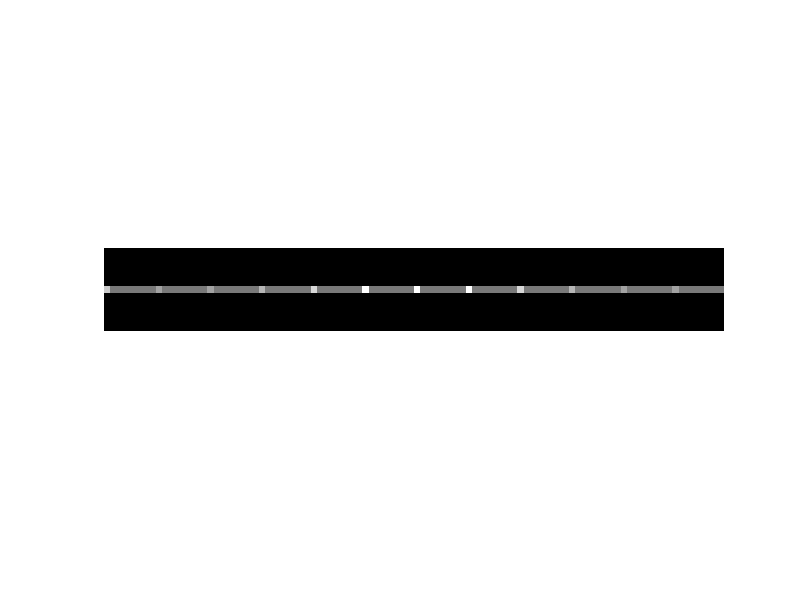

This figure's MATLAB source:
function [ PSF ] = cpsf( )
%CPSF Generate custom PSF for the DIDSON
%   "The DIDSON has 12 active channels. Assuming the DIDSON-Std at HF, 
%   using 96 beams, this means that it takes 8 ping cycles (transmitting on
%   and receiving from 12 transducers for each ping cycle) to build a 
%   single complete frame." (from Sound Metrics Support)
%
%   N = number of beams to consider to each side;
%
%   Pedro Vaz Teixeira, June 2014
%   pvt@mit.edu

PSF =  zeros(13,96);
PSF(7,:) = 18*ones(1,96);
PSF(7,[1 9 17 25 33 41 49 57 65 73 81 89]) =[ 30 24 24 27 32 40 70 40 32 27 24 24];
PSF = (1/sum(sum(PSF)))*PSF;
figure, imshow(50*PSF)

% number of beams to consider to each side;
% N = 1;
% psf = zeros(1,1+2*N*12);
% psf(1:12:end) = 1;
%     
% alpha = 15/90;
%     
% for i = 1:N
%   psf(N*12+1 - i*12) = alpha^i;
%   psf(N*12+1 + i*12) = alpha^i;
% end
% 
% ix = -48:48;
% iy = -48:48;
    
    %[x,y] = meshgrid(ix, iy);
    % a 2D sinc should model the correlation
    % caused by the 8 firings/image (x part)
    % and along-range returns (y part)
    %psf = abs(sinc(x)*sinc(y));
    


end

% frame_polar_enhanced_deconv = deconvreg(edgetaper(frame_polar_enhanced_padded, cpsf(4)),cpsf(4))
